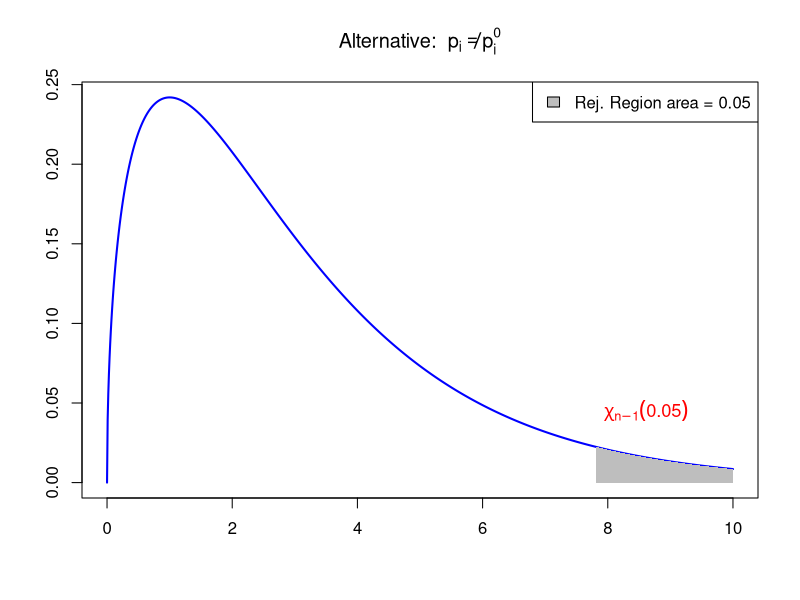

Reproduce this figure in R.
## ---- chunk 1
# Degrees of freedom
df <- 3

# Values for x-axis
x <- seq(0, 10, length.out = 1000)

# Calculate PDF of F-distribution
pdf <- dchisq(x, df)


# ==========================
# Right-tailed test
# ==========================

plot(x, pdf, type = "l", col = "blue", lwd = 2, xlab = "", ylab = "",
     main = expression("Alternative: " ~ p[i] != p[i]^0))

# Critical value for 0.05 significance level
crit_right_tail <- qchisq(0.95, df)

# Shading rejection region
x_fill_right <- x[x >= crit_right_tail]
y_fill_right <- pdf[x >= crit_right_tail]
polygon(c(x_fill_right, rev(x_fill_right)), c(y_fill_right, rep(0, length(y_fill_right))),
        col = "gray", border = NA)

# Add critical value label with symbolic subscripts
text(crit_right_tail + 0.8, dchisq(crit_right_tail, df) +0.01,
     expression(chi[n-1](0.05)), pos = 3, col = "red", cex = 1.1)

# Legend
legend("topright", legend = c("Rej. Region area = 0.05"), fill = "gray", cex = 1)


## ---- chunk 2
# Enter counts and null hypothesis probabilities
counts <- c(2162, 738, 228, 2876)
null.p <- c(1/3, 1/8, 1/24, 1/2)

# Perform goodness-of-fit test
# Store the output and print

ans <- chisq.test(counts, p = null.p)
print(ans)
## ---- chunk 3
counts <- c(13, 17, 9, 17, 18, 26)
chisq.test(counts)
## ---- chunk 4
counts <- c(35, 40 , 25)
null.p <- c(0.35, 0.35, 0.3)
m <- sum(counts)
exp.counts <- m * null.p

# Print expected counts with a message
cat("The expected counts are:", exp.counts)

# Check if the expected counts are larger than 5
if (all(exp.counts >= 5)) {
  cat("Expected counts are larger than 5.", 
      "\nThe chi-squared approximation is valid!")
} else {
  cat("Warning, low expected counts.",
      "\nMonte Carlo simulation must be used.")
}
## ---- chunk 5
# Enter counts and null hypothesis probabilities
counts <- c(35, 40 , 25)
null.p <- c(0.35, 0.35, 0.3)

# Compute total counts
m <- sum(counts)

# Compute degrees of freedom
degrees <- length(counts) - 1

# Compute expected counts
exp.counts <- m * null.p

# Print expected counts with a message
cat("The expected counts are:", exp.counts)

# Check if the expected counts are larger than 5
if (all(exp.counts >= 5)) {
  cat("Expected counts are larger than 5.", 
      "\nThe chi-squared approximation is valid!")
} else {
  cat("Warning, low expected counts.",
      "\nMonte Carlo simulation must be used.")
}

# Compute chi-squared statistic
chi.squared <- sum( (counts - exp.counts)^2 / exp.counts )

# Compute p-value
p_value <- 1 - pchisq(chi.squared, df = degrees)

# Print p-value
cat("The p-value is:", p_value)
